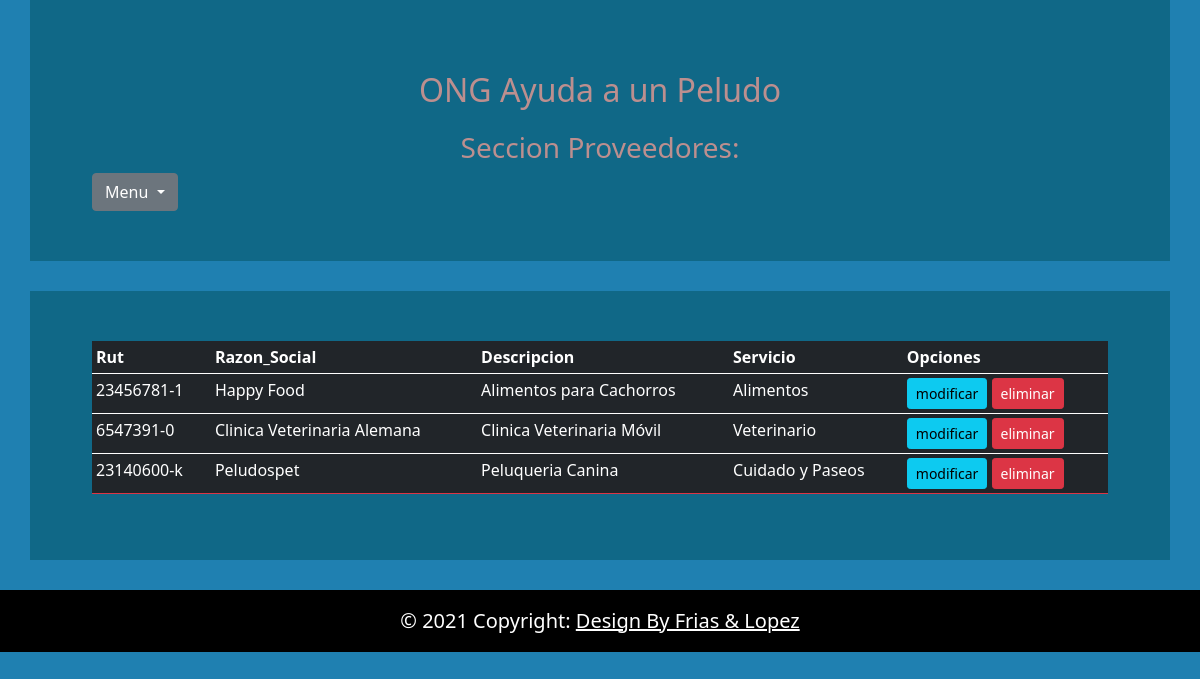
Page /proveedor/ on the committed database.
### core/models.py (models this page shows, shortened)
class Proveedor(models.Model):
    rut = models.CharField(max_length=40, primary_key=True, verbose_name='rut')
    razon_social = models.CharField(max_length=50,verbose_name='razon_social')
    descripcion = models.CharField(max_length=200, null=True, blank=True, verbose_name='descripcion')
    Servicio = models.ForeignKey(Servicio, on_delete=models.CASCADE)

class Servicio(models.Model):
    idServicio = models.IntegerField(primary_key=True, verbose_name='Id de servicio')
    nombreServicio = models.CharField(max_length=50, verbose_name='nombre del servicio')
    def __str__(self):
        return self.nombreServicio

### core/views.py (the view)
# urls.py: path('proveedor/',proveedor, name="listado-proveedor"),
def proveedor (request):
    proveedor= Proveedor.objects.all()
    return render(request, 'core/proveedor.html', {'proveedor': proveedor})

### core/Templates/core/proveedor.html (shortened to what this page needs)
<!DOCTYPE html>
<html lang="en">
    <head>
        {% load static %}
        <link rel="stylesheet" href="{% static 'core/css/bootstrap.min.css'%}">
        <link rel="stylesheet" href="{% static 'core//css/normalize.css'%}">
        <link href="{% static 'core/css/style.css'%}" rel="stylesheet">
</head>
<body>
    <div class="container">
        <div class="row justify-content-center">
            <div class="col-12">
                <h1 class="titulo">
                    ONG Ayuda a un Peludo
                </h1>
                <p class="h3 titulosec text-capitalize">
                    Seccion Proveedores:
                </p>
            </div>
            <div class="dropdown">
                <button type="button" class="btn btn-secondary dropdown-toggle" data-toggle="dropdown">
                    Menu
                </button>
            </div>
        </div>
        <div class="row justify-content-center">
            <div class="table-responsive">
                <table class="table table-dark table-hover table-sm border-danger">
                    <thead>
                        <tr>
                            <th>Rut</th>
                            <th>Razon_Social</th>
                            <th>Descripcion</th>
                            <th>Servicio</th>
                            <th>Opciones</th>
                        </tr>
                    </thead>
                    {% for proveedor in proveedor %}
                    <tbody>
                        <tr>
                            <td>{{proveedor.rut}}</td>
                            <td>{{proveedor.razon_social}}</td>
                            <td>{{proveedor.descripcion}}</td>
                            <td>{{proveedor.Servicio}}</td>
                            <td>
                                <a href="{% url 'modificar_proveedor' proveedor.rut %}" class="btn btn-info btn-sm">modificar</a>
                                <a href="{% url 'eliminar_proveedor' proveedor.rut %}" class="btn btn-danger btn-sm">eliminar</a>
                            </td>
                        </tr>
                    </tbody>
                    {% endfor %}
                </table>
            </div>
        </div>
    </div>
    <footer class="lead bg-dark text-center text-white">
        <div class="text-center p-3" style="background-color:black;">© 2021 Copyright:
            <a class="text-white" href="#"><strong> Design By Frias & Lopez</strong></a>
        </div>
    </footer>
</body>
</html>

### core/static/core/css/style.css (style rules this page uses)
body { background-color:#1f80b1; }
.row { background-color:#085a70a2 ; padding: 50px; margin-bottom: 30px; color:white; }
.titulo { color:rosybrown; text-align: center; }
.titulosec { color:rosybrown; text-align: center; }

### rows in the picture
Proveedor: rut "23456781-1", razon_social "Happy Food", descripcion "Alimentos para Cachorros", Servicio "Alimentos"
Proveedor: rut "6547391-0", razon_social "Clinica Veterinaria Alemana", descripcion "Clinica Veterinaria Móvil", Servicio "Veterinario"
Proveedor: rut "23140600-k", razon_social "Peludospet", descripcion "Peluqueria Canina", Servicio "Cuidado y Paseos"
